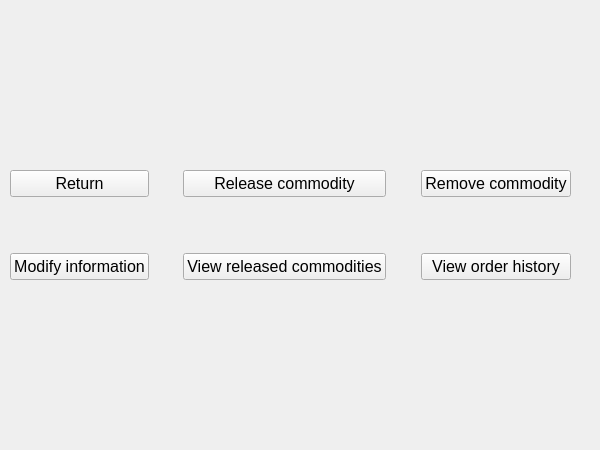
<?xml version="1.0" encoding="UTF-8"?>
<ui version="4.0">
 <class>sellerWidget</class>
 <widget class="QWidget" name="sellerWidget">
  <property name="geometry">
   <rect>
    <x>0</x>
    <y>0</y>
    <width>600</width>
    <height>450</height>
   </rect>
  </property>
  <property name="windowTitle">
   <string>Seller</string>
  </property>
  <widget class="QLabel" name="label">
   <property name="geometry">
    <rect>
     <x>50</x>
     <y>80</y>
     <width>451</width>
     <height>21</height>
    </rect>
   </property>
   <property name="font">
    <font>
     <pointsize>14</pointsize>
    </font>
   </property>
   <property name="text">
    <string/>
   </property>
  </widget>
  <widget class="QWidget" name="">
   <property name="geometry">
    <rect>
     <x>10</x>
     <y>170</y>
     <width>561</width>
     <height>110</height>
    </rect>
   </property>
   <layout class="QHBoxLayout" name="horizontalLayout">
    <item>
     <layout class="QVBoxLayout" name="verticalLayout">
      <item>
       <widget class="QPushButton" name="returnButton">
        <property name="font">
         <font>
          <pointsize>12</pointsize>
         </font>
        </property>
        <property name="text">
         <string>Return</string>
        </property>
       </widget>
      </item>
      <item>
       <spacer name="verticalSpacer">
        <property name="orientation">
         <enum>Qt::Vertical</enum>
        </property>
        <property name="sizeHint" stdset="0">
         <size>
          <width>20</width>
          <height>40</height>
         </size>
        </property>
       </spacer>
      </item>
      <item>
       <widget class="QPushButton" name="mdfinfoButton">
        <property name="font">
         <font>
          <pointsize>12</pointsize>
         </font>
        </property>
        <property name="text">
         <string>Modify information</string>
        </property>
       </widget>
      </item>
     </layout>
    </item>
    <item>
     <spacer name="horizontalSpacer">
      <property name="orientation">
       <enum>Qt::Horizontal</enum>
      </property>
      <property name="sizeHint" stdset="0">
       <size>
        <width>40</width>
        <height>20</height>
       </size>
      </property>
     </spacer>
    </item>
    <item>
     <layout class="QVBoxLayout" name="verticalLayout_2">
      <item>
       <widget class="QPushButton" name="rlscommoButton">
        <property name="font">
         <font>
          <pointsize>12</pointsize>
         </font>
        </property>
        <property name="text">
         <string>Release commodity</string>
        </property>
       </widget>
      </item>
      <item>
       <spacer name="verticalSpacer_2">
        <property name="orientation">
         <enum>Qt::Vertical</enum>
        </property>
        <property name="sizeHint" stdset="0">
         <size>
          <width>20</width>
          <height>40</height>
         </size>
        </property>
       </spacer>
      </item>
      <item>
       <widget class="QPushButton" name="viewcommoButton">
        <property name="font">
         <font>
          <pointsize>12</pointsize>
         </font>
        </property>
        <property name="text">
         <string>View released commodities</string>
        </property>
       </widget>
      </item>
     </layout>
    </item>
    <item>
     <spacer name="horizontalSpacer_2">
      <property name="orientation">
       <enum>Qt::Horizontal</enum>
      </property>
      <property name="sizeHint" stdset="0">
       <size>
        <width>40</width>
        <height>20</height>
       </size>
      </property>
     </spacer>
    </item>
    <item>
     <layout class="QVBoxLayout" name="verticalLayout_3">
      <item>
       <widget class="QPushButton" name="rmvcommoButton">
        <property name="font">
         <font>
          <pointsize>12</pointsize>
         </font>
        </property>
        <property name="text">
         <string>Remove commodity</string>
        </property>
       </widget>
      </item>
      <item>
       <spacer name="verticalSpacer_3">
        <property name="orientation">
         <enum>Qt::Vertical</enum>
        </property>
        <property name="sizeHint" stdset="0">
         <size>
          <width>20</width>
          <height>40</height>
         </size>
        </property>
       </spacer>
      </item>
      <item>
       <widget class="QPushButton" name="vieworderButton">
        <property name="font">
         <font>
          <pointsize>12</pointsize>
         </font>
        </property>
        <property name="text">
         <string>View order history</string>
        </property>
       </widget>
      </item>
     </layout>
    </item>
   </layout>
  </widget>
 </widget>
 <resources/>
 <connections/>
</ui>
